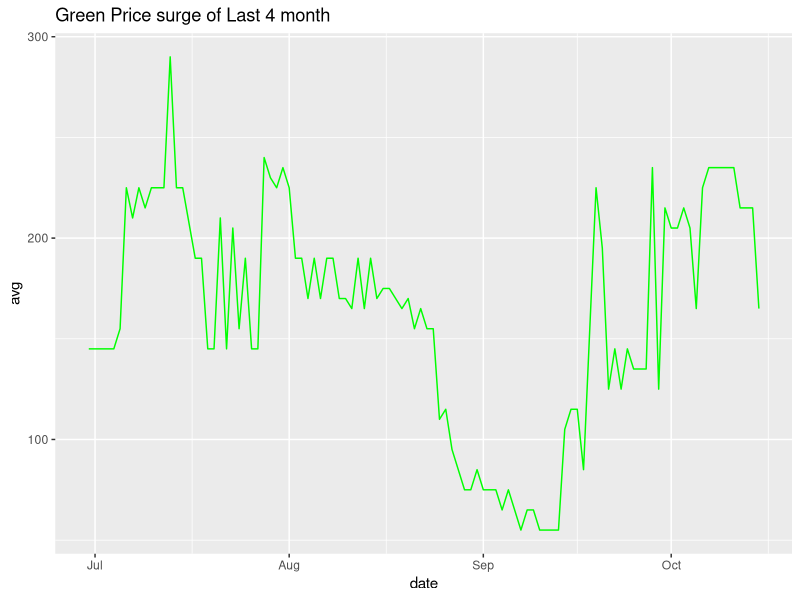
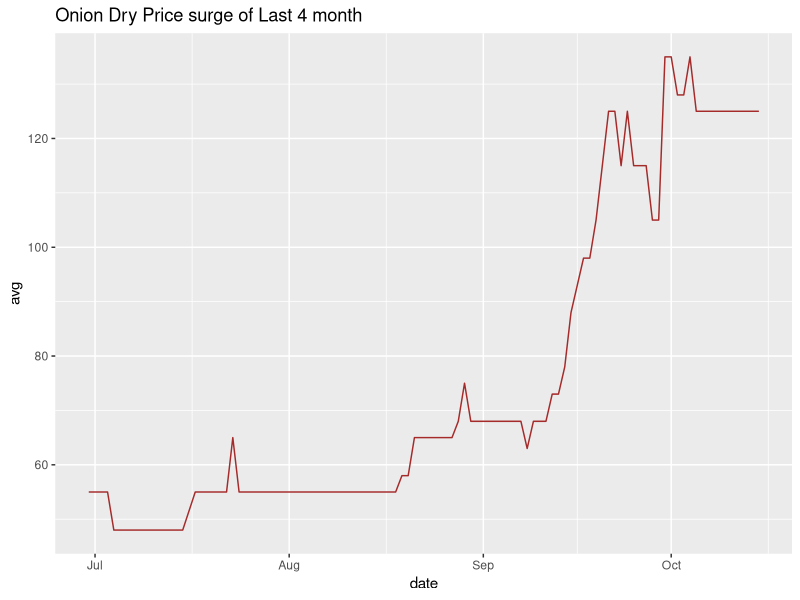

Recreate these plots in R, in order.
## ---- chunk 1
knitr::opts_chunk$set(
	echo = TRUE,
	message = FALSE,
	warning = FALSE
)
## ---- chunk 2
library(tidyverse)
library(lubridate)
## ---- chunk 3
onion_price <- read_csv("data/onion_price.csv")
## ---- chunk 4
onion_price
## ---- chunk 5
onion_price$date <-  mdy(onion_price$date)
## ---- chunk 6
onion_green <- onion_price %>% 
  filter(commodityName == "Onion Green", 
         PriceType == "Retail")

onion_green
## ---- chunk 7
onion_green %>% 
  ggplot(aes(date, avg)) +
  geom_line(color="green") +
  labs(title = "Green Price surge of Last 4 month")
## ---- chunk 8
onion_price %>% 
  filter(commodityName == "Onion Dry", 
         PriceType == "Retail") %>% 
  ggplot(aes(date, avg)) +
  geom_line(color="brown") +
  labs(title = "Onion Dry Price surge of Last 4 month")
